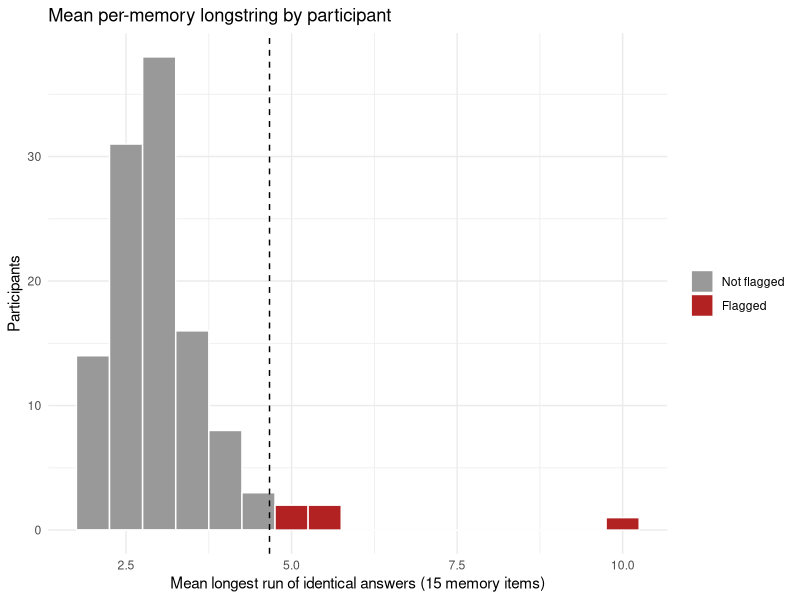
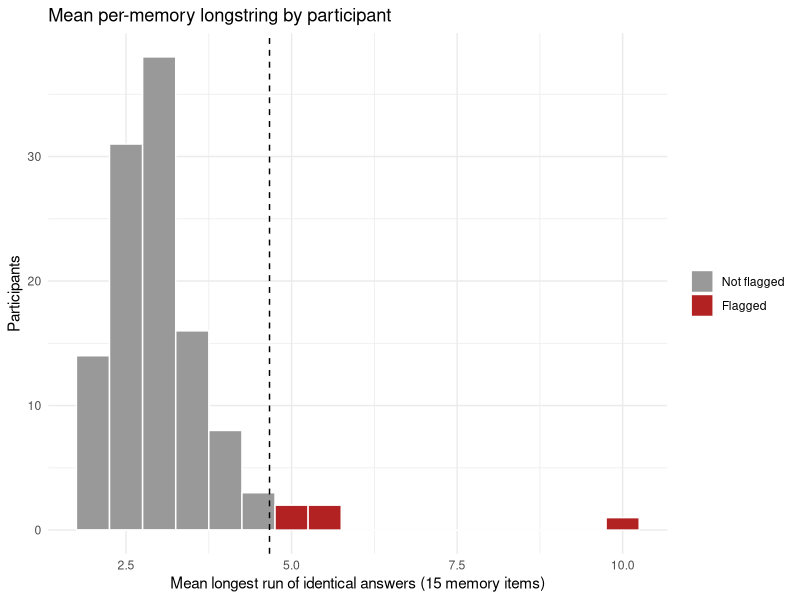

Here is the R script that generated these plots, in order:
###############################################################
#### LONGSTRING (STRAIGHTLINING) ANALYSIS ######################
###############################################################
# Careless-responding check for the memory characteristic ratings
# (memory characteristics questionnaire items only).
#
# Data: data_osf.xlsx, Sheet1 (long format: one row = one memory,
#       up to 6 memories per participant).
#
# Longstring = length of the longest run of identical consecutive
# answers (Johnson, 2005; Meade & Craig, 2012). It is computed
# within each memory, over the 1-7 rating items in the order they
# were shown in the survey (same order as the Qualtrics export):
#
#   Vividness, Reliving, Visual, Auditory, Odortaste, Tactile,
#   Verbal, Access, MTT, Pos_Emo, Neg_Emo, Intensity, Importance,
#   Talk, Observer                                     (15 items)
#
# The manipulation checks (Valence_Check, Arousal_Check) and the
# scene items (S_*) are NOT included.
#
# Month_ago is left out because it is a free number of months,
# not a 1-7 rating. Because it sat between Talk and Observer,
# it is treated as a break in the string (a run cannot continue
# across it).
#
# The OSIQ / VVIQ / MRT / SRIT are only available as totals,
# so longstring cannot be computed for them here.
#
# Output (written to the working directory):
#   longstring_by_memory.csv       one row per memory
#   longstring_by_participant.csv  one row per participant + flags
###############################################################

library(dplyr)
library(tidyr)
library(readxl)


# IMPORT DATA
data <- read_excel("data_osf.xlsx", sheet = "Sheet1")
names(data) <- trimws(names(data))   # some column names have spaces


# ITEMS (in presentation order)
mc_part1   <- c("Vividness", "Reliving", "Visual", "Auditory", "Odortaste",
                "Tactile", "Verbal", "Access", "MTT", "Pos_Emo", "Neg_Emo",
                "Intensity", "Importance", "Talk")
mc_part2   <- c("Observer")            # comes after Month_ago

mc_items <- c(mc_part1, mc_part2)


# HELPER FUNCTIONS
# Longest run of identical consecutive values (NAs break the run)
longstring_max <- function(x) {
  x <- as.numeric(x)
  if (all(is.na(x))) return(NA_real_)
  r <- rle(x)
  max(r$lengths[!is.na(r$values)])
}

# Average run length (Meade & Craig's "average longstring")
longstring_avg <- function(x) {
  x <- as.numeric(x)
  if (all(is.na(x))) return(NA_real_)
  r <- rle(x)
  mean(r$lengths[!is.na(r$values)])
}

# Longstring over several segments: runs cannot cross segment borders
longstring_max_segments <- function(row, segments) {
  max(sapply(segments, function(s) longstring_max(unlist(row[s]))))
}
longstring_avg_segments <- function(row, segments) {
  runs <- unlist(lapply(segments, function(s) {
    r <- rle(as.numeric(unlist(row[s])))
    r$lengths[!is.na(r$values)]
  }))
  mean(runs)
}


###############################################################
##### 1. LONGSTRING PER MEMORY ################################
###############################################################

# The sequence is split at Month_ago (see header)
mc_segments <- list(mc_part1, mc_part2)

ls_memory <- data %>%
  dplyr::select(ID, Cue, Emotion_Condition, all_of(mc_items)) %>%
  mutate(row_id = row_number())

ls_memory$LS_max <- apply(ls_memory[mc_items], 1, function(r)
  longstring_max_segments(as.list(r), mc_segments))
ls_memory$LS_avg <- apply(ls_memory[mc_items], 1, function(r)
  longstring_avg_segments(as.list(r), mc_segments))

# Within-memory SD across the 15 items (intra-individual response
# variability, IRV; Dunn et al., 2018). Used as a companion index:
# straightliners have IRV close to 0.
ls_memory$IRV <- apply(ls_memory[mc_items], 1, function(r)
  sd(as.numeric(r), na.rm = TRUE))

# Memories where all 14 items before Month_ago got one single answer
ls_memory <- ls_memory %>%
  mutate(all_same = LS_max >= length(mc_part1))

# Descriptives at memory level
ls_memory %>%
  summarise(
    n_memories    = n(),
    mean_LS   = mean(LS_max),
    sd_LS     = sd(LS_max),
    median_LS = median(LS_max),
    max_LS    = max(LS_max),
    mean_LS_avg = mean(LS_avg),
    n_all_same  = sum(all_same)
  ) %>%
  print(width = Inf)

table(ls_memory$LS_max)


###############################################################
##### 2. LONGSTRING PER PARTICIPANT ###########################
###############################################################

ls_participant <- ls_memory %>%
  group_by(ID) %>%
  summarise(
    n_memories        = n(),
    LS_max_mean = mean(LS_max),   # typical longest run per memory
    LS_max_max  = max(LS_max),    # single worst memory
    LS_avg_mean = mean(LS_avg),   # average run length
    n_all_same  = sum(all_same),
    IRV_mean    = mean(IRV),
    .groups = "drop"
  )

describe_cols <- c("LS_max_mean", "LS_max_max", "LS_avg_mean", "IRV_mean")
ls_participant %>%
  summarise(across(all_of(describe_cols),
                   list(mean = mean, sd = sd, median = median,
                        min = min, max = max))) %>%
  pivot_longer(everything(),
               names_to = c("index", ".value"),
               names_pattern = "(.*)_(mean|sd|median|min|max)$") %>%
  print(width = Inf)


###############################################################
##### 3. FLAGGING LIKELY CARELESS RESPONDERS ##################
###############################################################
# There is no universal longstring cutoff, so two rules are used
# and reported together:
#
# (a) Data-driven (Curran, 2016; Meade & Craig, 2012): a participant
#     is an outlier if their mean per-memory longstring is above
#     Q3 + 1.5*IQR of the sample (Tukey's rule).
#
# (b) Rational: a single answer for at least half of the 15 items
#     in a row (longstring >= 8) is very unlikely for attentive
#     responding, because the items cover different senses and
#     both positive and negative emotion. A participant is flagged
#     if this happens in at least half of their memories.
#
# A participant flagged by either rule is "flagged"; flagged by
# both is a "strong" flag. Flags are for inspection and sensitivity
# analyses, not for automatic exclusion.

half_items <- ceiling(length(mc_items) / 2)   # 8 of 15

q  <- quantile(ls_participant$LS_max_mean, c(.25, .75))
tukey_cutoff <- q[2] + 1.5 * (q[2] - q[1])
cat("\nTukey cutoff for mean per-memory longstring:", round(tukey_cutoff, 2), "\n")
cat("Rational cutoff: longstring >=", half_items, "in at least half of memories\n")

prop_long <- ls_memory %>%
  group_by(ID) %>%
  summarise(prop_long_memories = mean(LS_max >= half_items), .groups = "drop")

ls_participant <- ls_participant %>%
  left_join(prop_long, by = "ID") %>%
  mutate(
    flag_tukey    = LS_max_mean > tukey_cutoff,
    flag_rational = prop_long_memories >= 0.5,
    flag_any      = flag_tukey | flag_rational,
    flag_strong   = flag_tukey & flag_rational
  ) %>%
  arrange(desc(LS_max_mean))

cat("\nParticipants flagged (Tukey rule):  ", sum(ls_participant$flag_tukey), "\n")
cat("Participants flagged (rational rule):", sum(ls_participant$flag_rational), "\n")
cat("Participants flagged (either):       ", sum(ls_participant$flag_any), "\n")
cat("Participants flagged (both):         ", sum(ls_participant$flag_strong), "\n\n")

ls_participant %>%
  filter(flag_any) %>%
  dplyr::select(ID, n_memories, LS_max_mean, LS_max_max,
                prop_long_memories, n_all_same,
                IRV_mean, flag_tukey, flag_rational) %>%
  print(n = Inf, width = Inf)

# How well does longstring agree with low variability?
cor.test(ls_participant$LS_max_mean, ls_participant$IRV_mean,
         method = "spearman", exact = FALSE)


###############################################################
##### 4. SAVE RESULTS #########################################
###############################################################

write.csv(ls_memory, "longstring_by_memory.csv", row.names = FALSE)
write.csv(ls_participant, "longstring_by_participant.csv", row.names = FALSE)

# Vector of flagged IDs for sensitivity analyses in other scripts, e.g.
#   data_clean <- data %>% filter(!ID %in% flagged_ids)
flagged_ids <- ls_participant$ID[ls_participant$flag_any]


###############################################################
##### 5. PLOT ################################################
###############################################################

if (requireNamespace("ggplot2", quietly = TRUE)) {
  library(ggplot2)
  p <- ggplot(ls_participant, aes(x = LS_max_mean, fill = flag_any)) +
    geom_histogram(binwidth = 0.5, color = "white") +
    geom_vline(xintercept = tukey_cutoff, linetype = "dashed") +
    scale_fill_manual(values = c(`FALSE` = "grey60", `TRUE` = "firebrick"),
                      labels = c("Not flagged", "Flagged")) +
    labs(title = "Mean per-memory longstring by participant",
         x = "Mean longest run of identical answers (15 memory items)",
         y = "Participants", fill = NULL) +
    theme_minimal()
  print(p)
  ggsave("longstring_histogram.png", p, width = 7, height = 4.5, dpi = 150)
}
